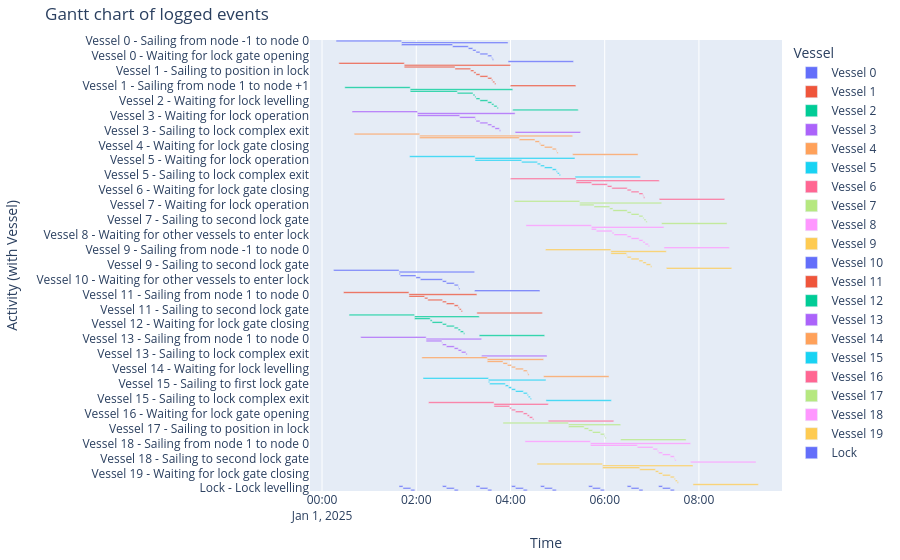

Notebook cell for this chart:
### Markdown cell above
##### Gantt chart of event table
The Gantt chart becomes quite full

### Code cell
df_eventtable = logbook2eventtable([*vessels, lock_chamber])
fig = generate_vessel_gantt_chart(df_eventtable)

### Figure 1 — Plotly figure (JSON) as saved in the notebook; plotly's stock layout.template omitted (floating-point values rounded to 4 significant figures)
{"data": [{"base": ["2025-01-01T00:17:55.000000", "2025-01-01T01:41:15.000000", "2025-01-01T01:41:15.000000", "2025-01-01T02:46:18.000000", "2025-01-01T03:06:18.000000", "2025-01-01T03:11:58.000000", "2025-01-01T03:16:06.000000", "2025-01-01T03:21:06.000000", "2025-01-01T03:31:06.000000", "2025-01-01T03:36:06.000000", "2025-01-01T03:36:55.000000", "2025-01-01T03:56:55.000000"], "hovertemplate": "object name=Vessel 0<br>start time=%{base}<br>stop time=%{x}<br>activity label=%{y}<extra></extra>", "legendgroup": "Vessel 0", "marker": {"color": "#636efa", "pattern": {"shape": ""}}, "name": "Vessel 0", "orientation": "h", "showlegend": true, "textposition": "auto", "type": "bar", "x": [5000000, 8140000, 3903000, 1200000, 340000, 248000, 300000, 600000, 300000, 49000, 92000, 5000000], "xaxis": "x", "y": ["Vessel 0 - Sailing from node -1 to node 0", "Vessel 0 - Sailing from node 0 to node 1", "Vessel 0 - Waiting for lock operation", "Vessel 0 - Sailing to first lock gate", "Vessel 0 - Sailing to position in lock", "Vessel 0 - Waiting for other vessels to enter lock", "Vessel 0 - Waiting for lock gate closing", "Vessel 0 - Waiting for lock levelling", "Vessel 0 - Waiting for lock gate opening", "Vessel 0 - Sailing to second lock gate", "Vessel 0 - Sailing to lock complex exit", "Vessel 0 - Sailing from node 1 to node +1"], "yaxis": "y"}, {"base": ["2025-01-01T00:21:25.000000", "2025-01-01T01:44:45.000000", "2025-01-01T01:44:45.000000", "2025-01-01T02:49:18.000000", "2025-01-01T03:09:18.000000", "2025-01-01T03:13:21.000000", "2025-01-01T03:16:06.000000", "2025-01-01T03:21:06.000000", "2025-01-01T03:31:06.000000", "2025-01-01T03:36:06.000000", "2025-01-01T03:37:29.000000", "2025-01-01T03:39:55.000000", "2025-01-01T03:59:55.000000"], "hovertemplate": "object name=Vessel 1<br>start time=%{base}<br>stop time=%{x}<br>activity label=%{y}<extra></extra>", "legendgroup": "Vessel 1", "marker": {"color": "#EF553B", "pattern": {"shape": ""}}, "name": "Vessel 1", "orientation": "h", "showlegend": true, "textposition": "auto", "type": "bar", "x": [5000000, 8110000, 3873000, 1200000, 243000, 165000, 300000, 600000, 300000, 83000, 146000, 92000, 5000000], "xaxis": "x", "y": ["Vessel 1 - Sailing from node -1 to node 0", "Vessel 1 - Sailing from node 0 to node 1", "Vessel 1 - Waiting for lock operation", "Vessel 1 - Sailing to first lock gate", "Vessel 1 - Sailing to position in lock", "Vessel 1 - Waiting for other vessels to enter lock", "Vessel 1 - Waiting for lock gate closing", "Vessel 1 - Waiting for lock levelling", "Vessel 1 - Waiting for lock gate opening", "Vessel 1 - Waiting for other vessels to leave lock", "Vessel 1 - Sailing to second lock gate", "Vessel 1 - Sailing to lock complex exit", "Vessel 1 - Sailing from node 1 to node +1"], "yaxis": "y"}, {"base": ["2025-01-01T00:28:58.000000", "2025-01-01T01:52:18.000000", "2025-01-01T01:52:18.000000", "2025-01-01T02:52:18.000000", "2025-01-01T03:12:18.000000", "2025-01-01T03:14:43.000000", "2025-01-01T03:16:06.000000", "2025-01-01T03:21:06.000000", "2025-01-01T03:31:06.000000", "2025-01-01T03:36:06.000000", "2025-01-01T03:38:52.000000", "2025-01-01T03:42:55.000000", "2025-01-01T04:02:55.000000"], "hovertemplate": "object name=Vessel 2<br>start time=%{base}<br>stop time=%{x}<br>activity label=%{y}<extra></extra>", "legendgroup": "Vessel 2", "marker": {"color": "#00cc96", "pattern": {"shape": ""}}, "name": "Vessel 2", "orientation": "h", "showlegend": true, "textposition": "auto", "type": "bar", "x": [5000000, 7837000, 3600000, 1200000, 145000, 83000, 300000, 600000, 300000, 166000, 243000, 92000, 5000000], "xaxis": "x", "y": ["Vessel 2 - Sailing from node -1 to node 0", "Vessel 2 - Sailing from node 0 to node 1", "Vessel 2 - Waiting for lock operation", "Vessel 2 - Sailing to first lock gate", "Vessel 2 - Sailing to position in lock", "Vessel 2 - Waiting for other vessels to enter lock", "Vessel 2 - Waiting for lock gate closing", "Vessel 2 - Waiting for lock levelling", "Vessel 2 - Waiting for lock gate opening", "Vessel 2 - Waiting for other vessels to leave lock", "Vessel 2 - Sailing to second lock gate", "Vessel 2 - Sailing to lock complex exit", "Vessel 2 - Sailing from node 1 to node +1"], "yaxis": "y"}, {"base": ["2025-01-01T00:38:13.000000", "2025-01-01T02:01:33.000000", "2025-01-01T02:01:33.000000", "2025-01-01T02:55:18.000000", "2025-01-01T03:15:18.000000", "2025-01-01T03:16:06.000000", "2025-01-01T03:21:06.000000", "2025-01-01T03:31:06.000000", "2025-01-01T03:36:06.000000", "2025-01-01T03:40:15.000000", "2025-01-01T03:45:55.000000", "2025-01-01T04:05:55.000000"], "hovertemplate": "object name=Vessel 3<br>start time=%{base}<br>stop time=%{x}<br>activity label=%{y}<extra></extra>", "legendgroup": "Vessel 3", "marker": {"color": "#ab63fa", "pattern": {"shape": ""}}, "name": "Vessel 3", "orientation": "h", "showlegend": true, "textposition": "auto", "type": "bar", "x": [5000000, 7462000, 3225000, 1200000, 48000, 300000, 600000, 300000, 249000, 340000, 92000, 5000000], "xaxis": "x", "y": ["Vessel 3 - Sailing from node -1 to node 0", "Vessel 3 - Sailing from node 0 to node 1", "Vessel 3 - Waiting for lock operation", "Vessel 3 - Sailing to first lock gate", "Vessel 3 - Sailing to position in lock", "Vessel 3 - Waiting for lock gate closing", "Vessel 3 - Waiting for lock levelling", "Vessel 3 - Waiting for lock gate opening", "Vessel 3 - Waiting for other vessels to leave lock", "Vessel 3 - Sailing to second lock gate", "Vessel 3 - Sailing to lock complex exit", "Vessel 3 - Sailing from node 1 to node +1"], "yaxis": "y"}, {"base": ["2025-01-01T00:40:58.000000", "2025-01-01T02:04:18.000000", "2025-01-01T02:04:18.000000", "2025-01-01T04:11:15.000000", "2025-01-01T04:31:15.000000", "2025-01-01T04:36:56.000000", "2025-01-01T04:38:18.000000", "2025-01-01T04:43:18.000000", "2025-01-01T04:53:18.000000", "2025-01-01T04:58:18.000000", "2025-01-01T04:59:07.000000", "2025-01-01T05:19:07.000000"], "hovertemplate": "object name=Vessel 4<br>start time=%{base}<br>stop time=%{x}<br>activity label=%{y}<extra></extra>", "legendgroup": "Vessel 4", "marker": {"color": "#FFA15A", "pattern": {"shape": ""}}, "name": "Vessel 4", "orientation": "h", "showlegend": true, "textposition": "auto", "type": "bar", "x": [5000000, 11689000, 7617000, 1200000, 341000, 82000, 300000, 600000, 300000, 49000, 92000, 5000000], "xaxis": "x", "y": ["Vessel 4 - Sailing from node -1 to node 0", "Vessel 4 - Sailing from node 0 to node 1", "Vessel 4 - Waiting for lock operation", "Vessel 4 - Sailing to first lock gate", "Vessel 4 - Sailing to position in lock", "Vessel 4 - Waiting for other vessels to enter lock", "Vessel 4 - Waiting for lock gate closing", "Vessel 4 - Waiting for lock levelling", "Vessel 4 - Waiting for lock gate opening", "Vessel 4 - Sailing to second lock gate", "Vessel 4 - Sailing to lock complex exit", "Vessel 4 - Sailing from node 1 to node +1"], "yaxis": "y"}, {"base": ["2025-01-01T01:51:31.000000", "2025-01-01T03:14:51.000000", "2025-01-01T03:14:51.000000", "2025-01-01T04:14:15.000000", "2025-01-01T04:34:15.000000", "2025-01-01T04:38:18.000000", "2025-01-01T04:43:18.000000", "2025-01-01T04:53:18.000000", "2025-01-01T04:58:18.000000", "2025-01-01T04:59:41.000000", "2025-01-01T05:02:07.000000", "2025-01-01T05:22:07.000000"], "hovertemplate": "object name=Vessel 5<br>start time=%{base}<br>stop time=%{x}<br>activity label=%{y}<extra></extra>", "legendgroup": "Vessel 5", "marker": {"color": "#19d3f3", "pattern": {"shape": ""}}, "name": "Vessel 5", "orientation": "h", "showlegend": true, "textposition": "auto", "type": "bar", "x": [5000000, 7636000, 3564000, 1200000, 243000, 300000, 600000, 300000, 83000, 146000, 92000, 5000000], "xaxis": "x", "y": ["Vessel 5 - Sailing from node -1 to node 0", "Vessel 5 - Sailing from node 0 to node 1", "Vessel 5 - Waiting for lock operation", "Vessel 5 - Sailing to first lock gate", "Vessel 5 - Sailing to position in lock", "Vessel 5 - Waiting for lock gate closing", "Vessel 5 - Waiting for lock levelling", "Vessel 5 - Waiting for lock gate opening", "Vessel 5 - Waiting for other vessels to leave lock", "Vessel 5 - Sailing to second lock gate", "Vessel 5 - Sailing to lock complex exit", "Vessel 5 - Sailing from node 1 to node +1"], "yaxis": "y"}, {"base": ["2025-01-01T04:00:10.000000", "2025-01-01T05:23:30.000000", "2025-01-01T05:23:30.000000", "2025-01-01T05:43:25.000000", "2025-01-01T06:03:25.000000", "2025-01-01T06:09:05.000000", "2025-01-01T06:28:40.000000", "2025-01-01T06:33:40.000000", "2025-01-01T06:43:40.000000", "2025-01-01T06:48:40.000000", "2025-01-01T06:49:29.000000", "2025-01-01T07:09:29.000000"], "hovertemplate": "object name=Vessel 6<br>start time=%{base}<br>stop time=%{x}<br>activity label=%{y}<extra></extra>", "legendgroup": "Vessel 6", "marker": {"color": "#FF6692", "pattern": {"shape": ""}}, "name": "Vessel 6", "orientation": "h", "showlegend": true, "textposition": "auto", "type": "bar", "x": [5000000, 6359000, 1195000, 1200000, 340000, 1175000, 300000, 600000, 300000, 49000, 92000, 5000000], "xaxis": "x", "y": ["Vessel 6 - Sailing from node -1 to node 0", "Vessel 6 - Sailing from node 0 to node 1", "Vessel 6 - Waiting for lock operation", "Vessel 6 - Sailing to first lock gate", "Vessel 6 - Sailing to position in lock", "Vessel 6 - Waiting for other vessels to enter lock", "Vessel 6 - Waiting for lock gate closing", "Vessel 6 - Waiting for lock levelling", "Vessel 6 - Waiting for lock gate opening", "Vessel 6 - Sailing to second lock gate", "Vessel 6 - Sailing to lock complex exit", "Vessel 6 - Sailing from node 1 to node +1"], "yaxis": "y"}, {"base": ["2025-01-01T04:04:49.000000", "2025-01-01T05:28:09.000000", "2025-01-01T05:28:09.000000", "2025-01-01T05:46:25.000000", "2025-01-01T06:06:25.000000", "2025-01-01T06:10:28.000000", "2025-01-01T06:28:40.000000", "2025-01-01T06:33:40.000000", "2025-01-01T06:43:40.000000", "2025-01-01T06:48:40.000000", "2025-01-01T06:50:03.000000", "2025-01-01T06:52:29.000000", "2025-01-01T07:12:29.000000"], "hovertemplate": "object name=Vessel 7<br>start time=%{base}<br>stop time=%{x}<br>activity label=%{y}<extra></extra>", "legendgroup": "Vessel 7", "marker": {"color": "#B6E880", "pattern": {"shape": ""}}, "name": "Vessel 7", "orientation": "h", "showlegend": true, "textposition": "auto", "type": "bar", "x": [5000000, 6260000, 1096000, 1200000, 243000, 1092000, 300000, 600000, 300000, 83000, 146000, 92000, 5000000], "xaxis": "x", "y": ["Vessel 7 - Sailing from node -1 to node 0", "Vessel 7 - Sailing from node 0 to node 1", "Vessel 7 - Waiting for lock operation", "Vessel 7 - Sailing to first lock gate", "Vessel 7 - Sailing to position in lock", "Vessel 7 - Waiting for other vessels to enter lock", "Vessel 7 - Waiting for lock gate closing", "Vessel 7 - Waiting for lock levelling", "Vessel 7 - Waiting for lock gate opening", "Vessel 7 - Waiting for other vessels to leave lock", "Vessel 7 - Sailing to second lock gate", "Vessel 7 - Sailing to lock complex exit", "Vessel 7 - Sailing from node 1 to node +1"], "yaxis": "y"}, {"base": ["2025-01-01T04:19:44.000000", "2025-01-01T05:43:04.000000", "2025-01-01T05:43:04.000000", "2025-01-01T05:49:25.000000", "2025-01-01T06:09:25.000000", "2025-01-01T06:11:51.000000", "2025-01-01T06:28:40.000000", "2025-01-01T06:33:40.000000", "2025-01-01T06:43:40.000000", "2025-01-01T06:48:40.000000", "2025-01-01T06:51:26.000000", "2025-01-01T06:55:29.000000", "2025-01-01T07:15:29.000000"], "hovertemplate": "object name=Vessel 8<br>start time=%{base}<br>stop time=%{x}<br>activity label=%{y}<extra></extra>", "legendgroup": "Vessel 8", "marker": {"color": "#FF97FF", "pattern": {"shape": ""}}, "name": "Vessel 8", "orientation": "h", "showlegend": true, "textposition": "auto", "type": "bar", "x": [5000000, 5545000, 381000, 1200000, 146000, 1009000, 300000, 600000, 300000, 166000, 243000, 92000, 5000000], "xaxis": "x", "y": ["Vessel 8 - Sailing from node -1 to node 0", "Vessel 8 - Sailing from node 0 to node 1", "Vessel 8 - Waiting for lock operation", "Vessel 8 - Sailing to first lock gate", "Vessel 8 - Sailing to position in lock", "Vessel 8 - Waiting for other vessels to enter lock", "Vessel 8 - Waiting for lock gate closing", "Vessel 8 - Waiting for lock levelling", "Vessel 8 - Waiting for lock gate opening", "Vessel 8 - Waiting for other vessels to leave lock", "Vessel 8 - Sailing to second lock gate", "Vessel 8 - Sailing to lock complex exit", "Vessel 8 - Sailing from node 1 to node +1"], "yaxis": "y"}, {"base": ["2025-01-01T04:44:32.000000", "2025-01-01T06:07:52.000000", "2025-01-01T06:07:52.000000", "2025-01-01T06:27:52.000000", "2025-01-01T06:28:40.000000", "2025-01-01T06:33:40.000000", "2025-01-01T06:43:40.000000", "2025-01-01T06:48:40.000000", "2025-01-01T06:52:49.000000", "2025-01-01T06:58:29.000000", "2025-01-01T07:18:29.000000"], "hovertemplate": "object name=Vessel 9<br>start time=%{base}<br>stop time=%{x}<br>activity label=%{y}<extra></extra>", "legendgroup": "Vessel 9", "marker": {"color": "#FECB52", "pattern": {"shape": ""}}, "name": "Vessel 9", "orientation": "h", "showlegend": true, "textposition": "auto", "type": "bar", "x": [5000000, 4237000, 1200000, 48000, 300000, 600000, 300000, 249000, 340000, 92000, 5000000], "xaxis": "x", "y": ["Vessel 9 - Sailing from node -1 to node 0", "Vessel 9 - Sailing from node 0 to node 1", "Vessel 9 - Sailing to first lock gate", "Vessel 9 - Sailing to position in lock", "Vessel 9 - Waiting for lock gate closing", "Vessel 9 - Waiting for lock levelling", "Vessel 9 - Waiting for lock gate opening", "Vessel 9 - Waiting for other vessels to leave lock", "Vessel 9 - Sailing to second lock gate", "Vessel 9 - Sailing to lock complex exit", "Vessel 9 - Sailing from node 1 to node +1"], "yaxis": "y"}, {"base": ["2025-01-01T00:14:44.000000", "2025-01-01T01:38:04.000000", "2025-01-01T01:38:04.000000", "2025-01-01T01:39:37.000000", "2025-01-01T01:59:37.000000", "2025-01-01T02:05:17.000000", "2025-01-01T02:33:24.000000", "2025-01-01T02:38:24.000000", "2025-01-01T02:48:24.000000", "2025-01-01T02:53:24.000000", "2025-01-01T02:54:13.000000", "2025-01-01T03:14:13.000000"], "hovertemplate": "object name=Vessel 10<br>start time=%{base}<br>stop time=%{x}<br>activity label=%{y}<extra></extra>", "legendgroup": "Vessel 10", "marker": {"color": "#636efa", "pattern": {"shape": ""}}, "name": "Vessel 10", "orientation": "h", "showlegend": true, "textposition": "auto", "type": "bar", "x": [5000000, 5769000, 93000, 1200000, 340000, 1687000, 300000, 600000, 300000, 49000, 92000, 5000000], "xaxis": "x", "y": ["Vessel 10 - Sailing from node +1 to node 1", "Vessel 10 - Sailing from node 1 to node 0", "Vessel 10 - Waiting for lock operation", "Vessel 10 - Sailing to first lock gate", "Vessel 10 - Sailing to position in lock", "Vessel 10 - Waiting for other vessels to enter lock", "Vessel 10 - Waiting for lock gate closing", "Vessel 10 - Waiting for lock levelling", "Vessel 10 - Waiting for lock gate opening", "Vessel 10 - Sailing to second lock gate", "Vessel 10 - Sailing to lock complex exit", "Vessel 10 - Sailing from node 0 to node -1"], "yaxis": "y"}, {"base": ["2025-01-01T00:27:21.000000", "2025-01-01T01:50:41.000000", "2025-01-01T01:50:41.000000", "2025-01-01T02:10:41.000000", "2025-01-01T02:14:44.000000", "2025-01-01T02:33:24.000000", "2025-01-01T02:38:24.000000", "2025-01-01T02:48:24.000000", "2025-01-01T02:53:24.000000", "2025-01-01T02:54:47.000000", "2025-01-01T02:57:13.000000", "2025-01-01T03:17:13.000000"], "hovertemplate": "object name=Vessel 11<br>start time=%{base}<br>stop time=%{x}<br>activity label=%{y}<extra></extra>", "legendgroup": "Vessel 11", "marker": {"color": "#EF553B", "pattern": {"shape": ""}}, "name": "Vessel 11", "orientation": "h", "showlegend": true, "textposition": "auto", "type": "bar", "x": [5000000, 5192000, 1200000, 243000, 1120000, 300000, 600000, 300000, 83000, 146000, 92000, 5000000], "xaxis": "x", "y": ["Vessel 11 - Sailing from node +1 to node 1", "Vessel 11 - Sailing from node 1 to node 0", "Vessel 11 - Sailing to first lock gate", "Vessel 11 - Sailing to position in lock", "Vessel 11 - Waiting for other vessels to enter lock", "Vessel 11 - Waiting for lock gate closing", "Vessel 11 - Waiting for lock levelling", "Vessel 11 - Waiting for lock gate opening", "Vessel 11 - Waiting for other vessels to leave lock", "Vessel 11 - Sailing to second lock gate", "Vessel 11 - Sailing to lock complex exit", "Vessel 11 - Sailing from node 0 to node -1"], "yaxis": "y"}, {"base": ["2025-01-01T00:34:27.000000", "2025-01-01T01:57:47.000000", "2025-01-01T01:57:47.000000", "2025-01-01T02:17:47.000000", "2025-01-01T02:20:13.000000", "2025-01-01T02:33:24.000000", "2025-01-01T02:38:24.000000", "2025-01-01T02:48:24.000000", "2025-01-01T02:53:24.000000", "2025-01-01T02:56:10.000000", "2025-01-01T03:00:13.000000", "2025-01-01T03:20:13.000000"], "hovertemplate": "object name=Vessel 12<br>start time=%{base}<br>stop time=%{x}<br>activity label=%{y}<extra></extra>", "legendgroup": "Vessel 12", "marker": {"color": "#00cc96", "pattern": {"shape": ""}}, "name": "Vessel 12", "orientation": "h", "showlegend": true, "textposition": "auto", "type": "bar", "x": [5000000, 4946000, 1200000, 146000, 791000, 300000, 600000, 300000, 166000, 243000, 92000, 5000000], "xaxis": "x", "y": ["Vessel 12 - Sailing from node +1 to node 1", "Vessel 12 - Sailing from node 1 to node 0", "Vessel 12 - Sailing to first lock gate", "Vessel 12 - Sailing to position in lock", "Vessel 12 - Waiting for other vessels to enter lock", "Vessel 12 - Waiting for lock gate closing", "Vessel 12 - Waiting for lock levelling", "Vessel 12 - Waiting for lock gate opening", "Vessel 12 - Waiting for other vessels to leave lock", "Vessel 12 - Sailing to second lock gate", "Vessel 12 - Sailing to lock complex exit", "Vessel 12 - Sailing from node 0 to node -1"], "yaxis": "y"}, {"base": ["2025-01-01T00:49:15.000000", "2025-01-01T02:12:35.000000", "2025-01-01T02:12:35.000000", "2025-01-01T02:32:35.000000", "2025-01-01T02:33:24.000000", "2025-01-01T02:38:24.000000", "2025-01-01T02:48:24.000000", "2025-01-01T02:53:24.000000", "2025-01-01T02:57:32.000000", "2025-01-01T03:03:13.000000", "2025-01-01T03:23:13.000000"], "hovertemplate": "object name=Vessel 13<br>start time=%{base}<br>stop time=%{x}<br>activity label=%{y}<extra></extra>", "legendgroup": "Vessel 13", "marker": {"color": "#ab63fa", "pattern": {"shape": ""}}, "name": "Vessel 13", "orientation": "h", "showlegend": true, "textposition": "auto", "type": "bar", "x": [5000000, 4238000, 1200000, 49000, 300000, 600000, 300000, 248000, 341000, 92000, 5000000], "xaxis": "x", "y": ["Vessel 13 - Sailing from node +1 to node 1", "Vessel 13 - Sailing from node 1 to node 0", "Vessel 13 - Sailing to first lock gate", "Vessel 13 - Sailing to position in lock", "Vessel 13 - Waiting for lock gate closing", "Vessel 13 - Waiting for lock levelling", "Vessel 13 - Waiting for lock gate opening", "Vessel 13 - Waiting for other vessels to leave lock", "Vessel 13 - Sailing to second lock gate", "Vessel 13 - Sailing to lock complex exit", "Vessel 13 - Sailing from node 0 to node -1"], "yaxis": "y"}, {"base": ["2025-01-01T02:07:07.000000", "2025-01-01T03:30:27.000000", "2025-01-01T03:30:27.000000", "2025-01-01T03:50:27.000000", "2025-01-01T03:56:08.000000", "2025-01-01T04:01:22.000000", "2025-01-01T04:06:22.000000", "2025-01-01T04:16:22.000000", "2025-01-01T04:21:22.000000", "2025-01-01T04:22:10.000000", "2025-01-01T04:42:10.000000"], "hovertemplate": "object name=Vessel 14<br>start time=%{base}<br>stop time=%{x}<br>activity label=%{y}<extra></extra>", "legendgroup": "Vessel 14", "marker": {"color": "#FFA15A", "pattern": {"shape": ""}}, "name": "Vessel 14", "orientation": "h", "showlegend": true, "textposition": "auto", "type": "bar", "x": [5000000, 4303000, 1200000, 341000, 314000, 300000, 600000, 300000, 48000, 93000, 5000000], "xaxis": "x", "y": ["Vessel 14 - Sailing from node +1 to node 1", "Vessel 14 - Sailing from node 1 to node 0", "Vessel 14 - Sailing to first lock gate", "Vessel 14 - Sailing to position in lock", "Vessel 14 - Waiting for other vessels to enter lock", "Vessel 14 - Waiting for lock gate closing", "Vessel 14 - Waiting for lock levelling", "Vessel 14 - Waiting for lock gate opening", "Vessel 14 - Sailing to second lock gate", "Vessel 14 - Sailing to lock complex exit", "Vessel 14 - Sailing from node 0 to node -1"], "yaxis": "y"}, {"base": ["2025-01-01T02:08:36.000000", "2025-01-01T03:31:56.000000", "2025-01-01T03:31:56.000000", "2025-01-01T03:33:27.000000", "2025-01-01T03:53:27.000000", "2025-01-01T03:57:30.000000", "2025-01-01T04:01:22.000000", "2025-01-01T04:06:22.000000", "2025-01-01T04:16:22.000000", "2025-01-01T04:21:22.000000", "2025-01-01T04:22:45.000000", "2025-01-01T04:25:10.000000", "2025-01-01T04:45:10.000000"], "hovertemplate": "object name=Vessel 15<br>start time=%{base}<br>stop time=%{x}<br>activity label=%{y}<extra></extra>", "legendgroup": "Vessel 15", "marker": {"color": "#19d3f3", "pattern": {"shape": ""}}, "name": "Vessel 15", "orientation": "h", "showlegend": true, "textposition": "auto", "type": "bar", "x": [5000000, 4394000, 91000, 1200000, 243000, 232000, 300000, 600000, 300000, 83000, 145000, 93000, 5000000], "xaxis": "x", "y": ["Vessel 15 - Sailing from node +1 to node 1", "Vessel 15 - Sailing from node 1 to node 0", "Vessel 15 - Waiting for lock operation", "Vessel 15 - Sailing to first lock gate", "Vessel 15 - Sailing to position in lock", "Vessel 15 - Waiting for other vessels to enter lock", "Vessel 15 - Waiting for lock gate closing", "Vessel 15 - Waiting for lock levelling", "Vessel 15 - Waiting for lock gate opening", "Vessel 15 - Waiting for other vessels to leave lock", "Vessel 15 - Sailing to second lock gate", "Vessel 15 - Sailing to lock complex exit", "Vessel 15 - Sailing from node 0 to node -1"], "yaxis": "y"}, {"base": ["2025-01-01T02:15:36.000000", "2025-01-01T03:38:56.000000", "2025-01-01T03:38:56.000000", "2025-01-01T03:58:56.000000", "2025-01-01T04:01:22.000000", "2025-01-01T04:06:22.000000", "2025-01-01T04:16:22.000000", "2025-01-01T04:21:22.000000", "2025-01-01T04:24:07.000000", "2025-01-01T04:28:10.000000", "2025-01-01T04:48:10.000000"], "hovertemplate": "object name=Vessel 16<br>start time=%{base}<br>stop time=%{x}<br>activity label=%{y}<extra></extra>", "legendgroup": "Vessel 16", "marker": {"color": "#FF6692", "pattern": {"shape": ""}}, "name": "Vessel 16", "orientation": "h", "showlegend": true, "textposition": "auto", "type": "bar", "x": [5000000, 4154000, 1200000, 146000, 300000, 600000, 300000, 165000, 243000, 93000, 5000000], "xaxis": "x", "y": ["Vessel 16 - Sailing from node +1 to node 1", "Vessel 16 - Sailing from node 1 to node 0", "Vessel 16 - Sailing to first lock gate", "Vessel 16 - Sailing to position in lock", "Vessel 16 - Waiting for lock gate closing", "Vessel 16 - Waiting for lock levelling", "Vessel 16 - Waiting for lock gate opening", "Vessel 16 - Waiting for other vessels to leave lock", "Vessel 16 - Sailing to second lock gate", "Vessel 16 - Sailing to lock complex exit", "Vessel 16 - Sailing from node 0 to node -1"], "yaxis": "y"}, {"base": ["2025-01-01T03:50:31.000000", "2025-01-01T05:13:51.000000", "2025-01-01T05:13:51.000000", "2025-01-01T05:33:51.000000", "2025-01-01T05:39:31.000000", "2025-01-01T05:44:31.000000", "2025-01-01T05:54:31.000000", "2025-01-01T05:59:31.000000", "2025-01-01T06:00:20.000000", "2025-01-01T06:20:20.000000"], "hovertemplate": "object name=Vessel 17<br>start time=%{base}<br>stop time=%{x}<br>activity label=%{y}<extra></extra>", "legendgroup": "Vessel 17", "marker": {"color": "#B6E880", "pattern": {"shape": ""}}, "name": "Vessel 17", "orientation": "h", "showlegend": true, "textposition": "auto", "type": "bar", "x": [5000000, 3989000, 1200000, 340000, 300000, 600000, 300000, 49000, 92000, 5000000], "xaxis": "x", "y": ["Vessel 17 - Sailing from node +1 to node 1", "Vessel 17 - Sailing from node 1 to node 0", "Vessel 17 - Sailing to first lock gate", "Vessel 17 - Sailing to position in lock", "Vessel 17 - Waiting for lock gate closing", "Vessel 17 - Waiting for lock levelling", "Vessel 17 - Waiting for lock gate opening", "Vessel 17 - Sailing to second lock gate", "Vessel 17 - Sailing to lock complex exit", "Vessel 17 - Sailing from node 0 to node -1"], "yaxis": "y"}, {"base": ["2025-01-01T04:18:29.000000", "2025-01-01T05:41:49.000000", "2025-01-01T05:41:49.000000", "2025-01-01T06:41:34.000000", "2025-01-01T07:01:34.000000", "2025-01-01T07:07:14.000000", "2025-01-01T07:08:37.000000", "2025-01-01T07:13:37.000000", "2025-01-01T07:23:37.000000", "2025-01-01T07:28:37.000000", "2025-01-01T07:29:25.000000", "2025-01-01T07:49:25.000000"], "hovertemplate": "object name=Vessel 18<br>start time=%{base}<br>stop time=%{x}<br>activity label=%{y}<extra></extra>", "legendgroup": "Vessel 18", "marker": {"color": "#FF97FF", "pattern": {"shape": ""}}, "name": "Vessel 18", "orientation": "h", "showlegend": true, "textposition": "auto", "type": "bar", "x": [5000000, 7656000, 3585000, 1200000, 340000, 83000, 300000, 600000, 300000, 48000, 93000, 5000000], "xaxis": "x", "y": ["Vessel 18 - Sailing from node +1 to node 1", "Vessel 18 - Sailing from node 1 to node 0", "Vessel 18 - Waiting for lock operation", "Vessel 18 - Sailing to first lock gate", "Vessel 18 - Sailing to position in lock", "Vessel 18 - Waiting for other vessels to enter lock", "Vessel 18 - Waiting for lock gate closing", "Vessel 18 - Waiting for lock levelling", "Vessel 18 - Waiting for lock gate opening", "Vessel 18 - Sailing to second lock gate", "Vessel 18 - Sailing to lock complex exit", "Vessel 18 - Sailing from node 0 to node -1"], "yaxis": "y"}, {"base": ["2025-01-01T04:33:52.000000", "2025-01-01T05:57:12.000000", "2025-01-01T05:57:12.000000", "2025-01-01T06:44:34.000000", "2025-01-01T07:04:34.000000", "2025-01-01T07:08:37.000000", "2025-01-01T07:13:37.000000", "2025-01-01T07:23:37.000000", "2025-01-01T07:28:37.000000", "2025-01-01T07:30:00.000000", "2025-01-01T07:32:25.000000", "2025-01-01T07:52:25.000000"], "hovertemplate": "object name=Vessel 19<br>start time=%{base}<br>stop time=%{x}<br>activity label=%{y}<extra></extra>", "legendgroup": "Vessel 19", "marker": {"color": "#FECB52", "pattern": {"shape": ""}}, "name": "Vessel 19", "orientation": "h", "showlegend": true, "textposition": "auto", "type": "bar", "x": [5000000, 6913000, 2842000, 1200000, 243000, 300000, 600000, 300000, 83000, 145000, 93000, 5000000], "xaxis": "x", "y": ["Vessel 19 - Sailing from node +1 to node 1", "Vessel 19 - Sailing from node 1 to node 0", "Vessel 19 - Waiting for lock operation", "Vessel 19 - Sailing to first lock gate", "Vessel 19 - Sailing to position in lock", "Vessel 19 - Waiting for lock gate closing", "Vessel 19 - Waiting for lock levelling", "Vessel 19 - Waiting for lock gate opening", "Vessel 19 - Waiting for other vessels to leave lock", "Vessel 19 - Sailing to second lock gate", "Vessel 19 - Sailing to lock complex exit", "Vessel 19 - Sailing from node 0 to node -1"], "yaxis": "y"}, {"base": ["2025-01-01T01:38:04.000000", "2025-01-01T01:43:04.000000", "2025-01-01T01:53:04.000000", "2025-01-01T02:33:24.000000", "2025-01-01T02:38:24.000000", "2025-01-01T02:48:24.000000", "2025-01-01T03:16:06.000000", "2025-01-01T03:21:06.000000", "2025-01-01T03:31:06.000000", "2025-01-01T04:01:22.000000", "2025-01-01T04:06:22.000000", "2025-01-01T04:16:22.000000", "2025-01-01T04:38:18.000000", "2025-01-01T04:43:18.000000", "2025-01-01T04:53:18.000000", "2025-01-01T05:39:31.000000", "2025-01-01T05:44:31.000000", "2025-01-01T05:54:31.000000", "2025-01-01T06:28:40.000000", "2025-01-01T06:33:40.000000", "2025-01-01T06:43:40.000000", "2025-01-01T07:08:37.000000", "2025-01-01T07:13:37.000000", "2025-01-01T07:23:37.000000"], "hovertemplate": "object name=Lock<br>start time=%{base}<br>stop time=%{x}<br>activity label=%{y}<extra></extra>", "legendgroup": "Lock", "marker": {"color": "#636efa", "pattern": {"shape": ""}}, "name": "Lock", "orientation": "h", "showlegend": true, "textposition": "auto", "type": "bar", "x": [300000, 600000, 300000, 300000, 600000, 300000, 300000, 600000, 300000, 300000, 600000, 300000, 300000, 600000, 300000, 300000, 600000, 300000, 300000, 600000, 300000, 300000, 600000, 300000], "xaxis": "x", "y": ["Lock - Lock gate closing", "Lock - Lock levelling", "Lock - Lock gate opening", "Lock - Lock gate closing", "Lock - Lock levelling", "Lock - Lock gate opening", "Lock - Lock gate closing", "Lock - Lock levelling", "Lock - Lock gate opening", "Lock - Lock gate closing", "Lock - Lock levelling", "Lock - Lock gate opening", "Lock - Lock gate closing", "Lock - Lock levelling", "Lock - Lock gate opening", "Lock - Lock gate closing", "Lock - Lock levelling", "Lock - Lock gate opening", "Lock - Lock gate closing", "Lock - Lock levelling", "Lock - Lock gate opening", "Lock - Lock gate closing", "Lock - Lock levelling", "Lock - Lock gate opening"], "yaxis": "y"}], "layout": {"barmode": "overlay", "legend": {"title": {"text": "Vessel"}, "tracegroupgap": 0}, "margin": {"b": 20, "l": 20, "r": 20, "t": 40}, "title": {"text": "Gantt chart of logged events"}, "xaxis": {"anchor": "y", "domain": [0, 1], "title": {"text": "Time"}, "type": "date"}, "yaxis": {"anchor": "x", "autorange": "reversed", "domain": [0, 1], "title": {"text": "Activity (with Vessel)"}}}}
